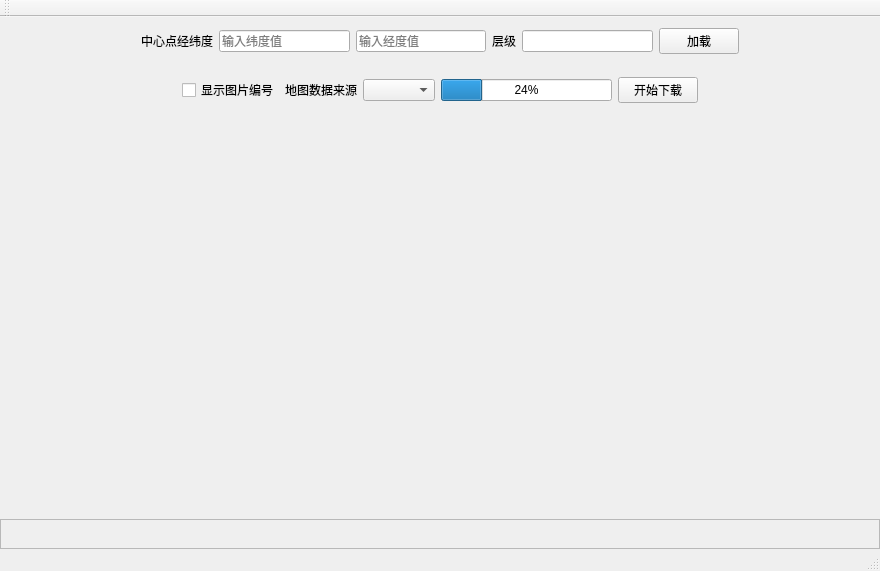
<?xml version="1.0" encoding="UTF-8"?>
<ui version="4.0">
 <class>MainWindow</class>
 <widget class="QMainWindow" name="MainWindow">
  <property name="geometry">
   <rect>
    <x>0</x>
    <y>0</y>
    <width>880</width>
    <height>571</height>
   </rect>
  </property>
  <property name="windowTitle">
   <string>MainWindow</string>
  </property>
  <widget class="QWidget" name="centralWidget">
   <layout class="QVBoxLayout" name="verticalLayout" stretch="0,0,0,0">
    <property name="spacing">
     <number>1</number>
    </property>
    <property name="leftMargin">
     <number>0</number>
    </property>
    <property name="topMargin">
     <number>0</number>
    </property>
    <property name="rightMargin">
     <number>0</number>
    </property>
    <property name="bottomMargin">
     <number>0</number>
    </property>
    <item>
     <widget class="QFrame" name="load_frame">
      <property name="sizePolicy">
       <sizepolicy hsizetype="Preferred" vsizetype="Fixed">
        <horstretch>0</horstretch>
        <verstretch>0</verstretch>
       </sizepolicy>
      </property>
      <layout class="QHBoxLayout" name="horizontalLayout">
       <item>
        <spacer name="horizontalSpacer">
         <property name="orientation">
          <enum>Qt::Horizontal</enum>
         </property>
         <property name="sizeHint" stdset="0">
          <size>
           <width>40</width>
           <height>20</height>
          </size>
         </property>
        </spacer>
       </item>
       <item>
        <widget class="QLabel" name="label">
         <property name="text">
          <string>中心点经纬度</string>
         </property>
        </widget>
       </item>
       <item>
        <widget class="QLineEdit" name="lat">
         <property name="placeholderText">
          <string>输入纬度值</string>
         </property>
        </widget>
       </item>
       <item>
        <widget class="QLineEdit" name="lon">
         <property name="placeholderText">
          <string>输入经度值</string>
         </property>
        </widget>
       </item>
       <item>
        <widget class="QLabel" name="label_3">
         <property name="text">
          <string>层级</string>
         </property>
        </widget>
       </item>
       <item>
        <widget class="QLineEdit" name="zoom"/>
       </item>
       <item>
        <widget class="QPushButton" name="load">
         <property name="text">
          <string>加载</string>
         </property>
        </widget>
       </item>
       <item>
        <spacer name="horizontalSpacer_2">
         <property name="orientation">
          <enum>Qt::Horizontal</enum>
         </property>
         <property name="sizeHint" stdset="0">
          <size>
           <width>40</width>
           <height>20</height>
          </size>
         </property>
        </spacer>
       </item>
      </layout>
     </widget>
    </item>
    <item>
     <widget class="QFrame" name="ctrl_frame">
      <property name="sizePolicy">
       <sizepolicy hsizetype="Preferred" vsizetype="Fixed">
        <horstretch>0</horstretch>
        <verstretch>0</verstretch>
       </sizepolicy>
      </property>
      <layout class="QHBoxLayout" name="horizontalLayout_2">
       <item>
        <spacer name="horizontalSpacer_3">
         <property name="orientation">
          <enum>Qt::Horizontal</enum>
         </property>
         <property name="sizeHint" stdset="0">
          <size>
           <width>40</width>
           <height>20</height>
          </size>
         </property>
        </spacer>
       </item>
       <item>
        <widget class="QCheckBox" name="image_num">
         <property name="text">
          <string>显示图片编号</string>
         </property>
        </widget>
       </item>
       <item>
        <widget class="QLabel" name="label_4">
         <property name="text">
          <string>地图数据来源</string>
         </property>
        </widget>
       </item>
       <item>
        <widget class="QComboBox" name="source"/>
       </item>
       <item>
        <widget class="QProgressBar" name="progressBar">
         <property name="value">
          <number>24</number>
         </property>
        </widget>
       </item>
       <item>
        <widget class="QPushButton" name="download">
         <property name="text">
          <string>开始下载</string>
         </property>
        </widget>
       </item>
       <item>
        <spacer name="horizontalSpacer_4">
         <property name="orientation">
          <enum>Qt::Horizontal</enum>
         </property>
         <property name="sizeHint" stdset="0">
          <size>
           <width>40</width>
           <height>20</height>
          </size>
         </property>
        </spacer>
       </item>
      </layout>
     </widget>
    </item>
    <item>
     <widget class="QFrame" name="ecdis_frame">
      <layout class="QVBoxLayout" name="verticalLayout_2">
       <property name="spacing">
        <number>0</number>
       </property>
       <property name="leftMargin">
        <number>0</number>
       </property>
       <property name="topMargin">
        <number>0</number>
       </property>
       <property name="rightMargin">
        <number>0</number>
       </property>
       <property name="bottomMargin">
        <number>0</number>
       </property>
      </layout>
     </widget>
    </item>
    <item>
     <widget class="QFrame" name="pos_frame">
      <property name="sizePolicy">
       <sizepolicy hsizetype="Preferred" vsizetype="Fixed">
        <horstretch>0</horstretch>
        <verstretch>0</verstretch>
       </sizepolicy>
      </property>
      <property name="minimumSize">
       <size>
        <width>0</width>
        <height>30</height>
       </size>
      </property>
      <property name="maximumSize">
       <size>
        <width>16777215</width>
        <height>30</height>
       </size>
      </property>
      <property name="frameShape">
       <enum>QFrame::StyledPanel</enum>
      </property>
      <property name="frameShadow">
       <enum>QFrame::Raised</enum>
      </property>
      <layout class="QHBoxLayout" name="horizontalLayout_3">
       <property name="spacing">
        <number>0</number>
       </property>
       <property name="leftMargin">
        <number>0</number>
       </property>
       <property name="topMargin">
        <number>0</number>
       </property>
       <property name="rightMargin">
        <number>0</number>
       </property>
       <property name="bottomMargin">
        <number>0</number>
       </property>
       <item>
        <widget class="QLabel" name="pos_label">
         <property name="text">
          <string/>
         </property>
         <property name="alignment">
          <set>Qt::AlignCenter</set>
         </property>
        </widget>
       </item>
      </layout>
     </widget>
    </item>
   </layout>
  </widget>
  <widget class="QMenuBar" name="menuBar">
   <property name="geometry">
    <rect>
     <x>0</x>
     <y>0</y>
     <width>880</width>
     <height>23</height>
    </rect>
   </property>
  </widget>
  <widget class="QToolBar" name="mainToolBar">
   <attribute name="toolBarArea">
    <enum>TopToolBarArea</enum>
   </attribute>
   <attribute name="toolBarBreak">
    <bool>false</bool>
   </attribute>
  </widget>
  <widget class="QStatusBar" name="statusBar"/>
 </widget>
 <layoutdefault spacing="6" margin="11"/>
 <resources/>
 <connections/>
</ui>
